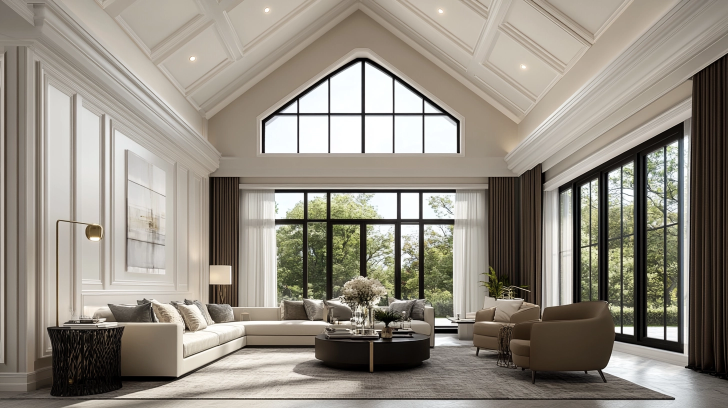
#> input picture source.webp, 1456 x 816 px (shown at 1/2 size)
$ python decay.py --input source.webp --steps 10 --seed 7
#> lines starting #> are read from the running program, lines starting #| are printed output that depends on the picture
#!/usr/bin/env python3
"""
Resonanz - Bildkette eines verklingenden Raums.

Erzeugt aus einem Eingabebild eine Kette von N Versionen. Jede Version
entsteht aus der VORHERIGEN (kumulativ), nicht aus dem Original. Pro Schritt
wird nur wenig verändert; die Summe der Schritte führt weit vom Original weg
- wie ein Echo, das mit jeder Reflexion etwas von sich verliert.

Pro Schritt werden fünf Operationen angewandt, alle mit einer Stärke, die
über die Kette leicht anwächst (ramp):
  1. Farbdrift    - Hue-Rotation, Sättigungsverlust, Kontrastabfall, Farbstich
  2. Blockversatz - einzelne Kachelblöcke rutschen um wenige Pixel
  3. Wellenwarp   - weiche sinusförmige Verschiebung des ganzen Bildes
  4. Unschärfe   - Gaußscher Weichzeichner, kleiner Radius
  5. Rauschen     - Film-artiges Korn, überwiegend luminanzbasiert

Aufruf:
    .venv/bin/python decay.py
    .venv/bin/python decay.py --input source.webp --steps 10 --seed 7
"""

import argparse
import json
import math
import shutil
from pathlib import Path

import numpy as np
from PIL import Image, ImageFilter


# --------------------------------------------------------------------------
# Hilfsfunktionen
# --------------------------------------------------------------------------

def ramp(i: int, basis: int = 10) -> float:
    """Stärkefaktor der Stufe i — hängt an der absoluten Stufennummer,
    nicht an der Länge der Kette.

    Bis zur Basisstufe wächst er linear von 0,55 auf 1,0: die späten
    Schritte greifen etwas kräftiger zu als die frühen, bleiben aber
    einzeln immer klein. Darüber hinaus wächst er nur noch gedämpft gegen
    1,3 — ein Echo wird mit der Zeit schwächer, nicht wilder.

    Dadurch ist jede Stufe dieselbe, ob die Kette nun bei 10 endet oder
    weitergeführt wird.
    """
    if i <= basis:
        return 0.55 + 0.45 * (i / basis)
    return 1.0 + 0.30 * (1.0 - math.exp(-(i - basis) / 8.0))


def hue_rotate(arr: np.ndarray, degrees: float) -> np.ndarray:
    """Farbtondrehung über die klassische YIQ-Rotationsmatrix."""
    a = math.radians(degrees)
    c, s = math.cos(a), math.sin(a)
    m = np.array([
        [0.213 + c * 0.787 - s * 0.213, 0.715 - c * 0.715 - s * 0.715, 0.072 - c * 0.072 + s * 0.928],
        [0.213 - c * 0.213 + s * 0.143, 0.715 + c * 0.285 + s * 0.140, 0.072 - c * 0.072 - s * 0.283],
        [0.213 - c * 0.213 - s * 0.787, 0.715 - c * 0.715 + s * 0.715, 0.072 + c * 0.928 + s * 0.072],
    ], dtype=np.float32)
    return arr @ m.T


def luminance(arr: np.ndarray) -> np.ndarray:
    """Helligkeitskanal (Rec. 709), Form (h, w, 1)."""
    return (arr @ np.array([0.2126, 0.7152, 0.0722], dtype=np.float32))[..., None]


def sample_bilinear(arr: np.ndarray, src_x: np.ndarray, src_y: np.ndarray) -> np.ndarray:
    """Bilineares Abtasten an beliebigen Gleitkomma-Koordinaten."""
    h, w = arr.shape[:2]
    x = np.clip(src_x, 0, w - 1.001)
    y = np.clip(src_y, 0, h - 1.001)
    x0 = np.floor(x).astype(np.int32)
    y0 = np.floor(y).astype(np.int32)
    x1, y1 = x0 + 1, y0 + 1
    fx = (x - x0)[..., None]
    fy = (y - y0)[..., None]
    top = arr[y0, x0] * (1 - fx) + arr[y0, x1] * fx
    bot = arr[y1, x0] * (1 - fx) + arr[y1, x1] * fx
    return top * (1 - fy) + bot * fy


# --------------------------------------------------------------------------
# Die fünf Operationen
# --------------------------------------------------------------------------

def op_farbdrift(arr, s, rng):
    """Farbton dreht langsam weg, Sättigung und Kontrast fallen ab,
    das Bild legt sich auf einen kühlen Erinnerungston."""
    arr = hue_rotate(arr, degrees=-2.6 * s)

    lum = luminance(arr)
    arr = lum + (arr - lum) * (1.0 - 0.055 * s)          # Sättigung fällt

    mid = 0.5
    arr = mid + (arr - mid) * (1.0 - 0.022 * s)          # Kontrast fällt

    tint = np.array([0.455, 0.470, 0.510], dtype=np.float32)  # kühles Grau
    arr = arr * (1 - 0.018 * s) + tint * (0.018 * s)
    return arr


def op_blockversatz(arr, s, rng, cols=18, rows=10, anteil=0.30):
    """Ein Teil der Kachelblöcke rutscht um wenige Pixel - das Bild
    erinnert sich stellenweise leicht falsch."""
    h, w = arr.shape[:2]
    out = arr.copy()
    max_shift = 1.0 + 4.0 * s
    bw, bh = w / cols, h / rows

    for cy in range(rows):
        for cx in range(cols):
            if rng.random() > anteil:
                continue
            x0, x1 = int(cx * bw), int((cx + 1) * bw)
            y0, y1 = int(cy * bh), int((cy + 1) * bh)
            dx = int(round(rng.uniform(-max_shift, max_shift)))
            dy = int(round(rng.uniform(-max_shift, max_shift) * 0.6))
            sx0, sx1 = np.clip([x0 + dx, x1 + dx], 0, w)
            sy0, sy1 = np.clip([y0 + dy, y1 + dy], 0, h)
            bw_i, bh_i = sx1 - sx0, sy1 - sy0
            if bw_i < 2 or bh_i < 2:
                continue
            block = arr[sy0:sy1, sx0:sx1]

            # weiche Kanten, damit keine harten Schnittlinien entstehen
            fx = np.minimum(np.arange(bw_i), np.arange(bw_i)[::-1]) / max(bw_i * 0.12, 1)
            fy = np.minimum(np.arange(bh_i), np.arange(bh_i)[::-1]) / max(bh_i * 0.12, 1)
            maske = np.clip(fy, 0, 1)[:, None] * np.clip(fx, 0, 1)[None, :]
            maske = maske[..., None] * 0.85

            ziel = out[y0:y0 + bh_i, x0:x0 + bw_i]
            out[y0:y0 + bh_i, x0:x0 + bw_i] = ziel * (1 - maske) + block * maske
    return out


def op_wellenwarp(arr, s, rng):
    """Weiche, großflächige Verschiebung - der Raum atmet aus der Form."""
    h, w = arr.shape[:2]
    yy, xx = np.meshgrid(np.arange(h, dtype=np.float32),
                         np.arange(w, dtype=np.float32), indexing="ij")

    amp_x = 0.8 + 2.6 * s
    amp_y = 0.5 + 1.7 * s
    lam_x = rng.uniform(h * 0.35, h * 0.9)
    lam_y = rng.uniform(w * 0.35, w * 0.9)
    ph_x = rng.uniform(0, 2 * math.pi)
    ph_y = rng.uniform(0, 2 * math.pi)

    dx = amp_x * np.sin(2 * math.pi * yy / lam_x + ph_x)
    dy = amp_y * np.sin(2 * math.pi * xx / lam_y + ph_y)

    # zusätzlich ein Hauch Zoom aus der Bildmitte heraus
    zoom = 1.0 + 0.0018 * s
    cx, cy = w / 2, h / 2
    return sample_bilinear(arr, cx + (xx + dx - cx) / zoom, cy + (yy + dy - cy) / zoom)


def op_unschaerfe(arr, s, rng):
    """Kleiner Gaußscher Radius - über die Kette summiert er sich."""
    radius = 0.30 + 0.60 * s
    img = Image.fromarray(np.clip(arr * 255, 0, 255).astype(np.uint8))
    img = img.filter(ImageFilter.GaussianBlur(radius=radius))
    return np.asarray(img, dtype=np.float32) / 255.0


def op_rauschen(arr, s, rng):
    """Korn: überwiegend Helligkeitsrauschen, ein Drittel Farbrauschen."""
    h, w = arr.shape[:2]
    sigma = (1.0 + 4.6 * s) / 255.0
    mono = rng.normal(0.0, sigma, size=(h, w, 1)).astype(np.float32)
    chroma = rng.normal(0.0, sigma, size=(h, w, 3)).astype(np.float32)
    return arr + mono * 0.7 + chroma * 0.3


OPERATIONEN = [
    ("farbdrift", op_farbdrift),
    ("blockversatz", op_blockversatz),
    ("wellenwarp", op_wellenwarp),
    ("unschaerfe", op_unschaerfe),
    ("rauschen", op_rauschen),
]


def schritt(arr: np.ndarray, s: float, rng) -> np.ndarray:
    for _, op in OPERATIONEN:
        arr = op(arr, s, rng)
    return np.clip(arr, 0.0, 1.0)


# --------------------------------------------------------------------------
# Hauptlauf
# --------------------------------------------------------------------------

def main():
    p = argparse.ArgumentParser(description="Resonanz - Bildkette erzeugen")
    p.add_argument("--input", default="source.webp", help="Ausgangsfoto")
    p.add_argument("--outdir", default="img", help="Zielordner")
    p.add_argument("--steps", type=int, default=10, help="Anzahl der Versionen")
    p.add_argument("--max-width", type=int, default=1600, help="Breite deckeln")
    p.add_argument("--quality", type=int, default=84, help="WebP-Qualitaet")
    p.add_argument("--basis", type=int, default=10,
                   help="Stufe, ab der die Stärke gedämpft weiterwächst")
    p.add_argument("--seed", type=int, default=7, help="Zufallssaat (reproduzierbar)")
    args = p.parse_args()

    src = Path(args.input)
    out = Path(args.outdir)
    out.mkdir(parents=True, exist_ok=True)

    img = Image.open(src).convert("RGB")
#> img is the input picture: PIL image 1456x816 RGB; mean R, G, B 147, 140.4, 129.4
    if img.width > args.max_width:
        hoehe = round(img.height * args.max_width / img.width)
        img = img.resize((args.max_width, hoehe), Image.LANCZOS)
    print(f"Quelle: {src}  {img.width}x{img.height}")
#| Quelle: source.webp  1456x816

    # Stufe 0 - das unveränderte Original, nur fürs Web aufbereitet
    ziel0 = out / "00.webp"
    img.save(ziel0, "WEBP", quality=args.quality, method=6)
    arr = np.asarray(img, dtype=np.float32) / 255.0
    vorher = arr.copy()
    original = arr.copy()

    manifest = [{
        "stufe": 0,
        "datei": ziel0.name,
        "staerke": 0.0,
        "abstand_zum_vorherigen": 0.0,
        "abstand_zum_original": 0.0,
    }]

    print(f"\n{'Stufe':>5}  {'Datei':<9} {'Stärke':>8} {'d(vorher)':>10} {'d(Original)':>12}")
    print("-" * 50)
    print(f"{0:>5}  {'00.webp':<9} {0.0:>8.2f} {0.0:>10.2f} {0.0:>12.2f}")

    for i in range(1, args.steps + 1):
        s = ramp(i, args.basis)
        rng = np.random.default_rng(args.seed + i * 1009)  # pro Stufe fest

        arr = schritt(arr, s, rng)

        datei = out / f"{i:02d}.webp"
        Image.fromarray((arr * 255 + 0.5).astype(np.uint8)).save(
            datei, "WEBP", quality=args.quality, method=6)

        d_vorher = float(np.abs(arr - vorher).mean() * 255)
        d_orig = float(np.abs(arr - original).mean() * 255)
        manifest.append({
            "stufe": i,
            "datei": datei.name,
            "staerke": round(s, 3),
            "abstand_zum_vorherigen": round(d_vorher, 2),
            "abstand_zum_original": round(d_orig, 2),
        })
        print(f"{i:>5}  {datei.name:<9} {s:>8.2f} {d_vorher:>10.2f} {d_orig:>12.2f}")
        vorher = arr.copy()
#> this loop made 10 passes
#> (d_vorher, d_orig) on passes 1 to 10: (12.43, 12.43), (10.48, 15.27), (9.58, 15.9), (9.39, 18.56), (8.61, 21.12), (8.86, 23.82), (8.56, 26.06), (8.27, 27.24), (8.19, 28.81), (8.16, 31.15)
#|     1  01.webp       0.60      12.43        12.43
#|     2  02.webp       0.64      10.48        15.27
#|     3  03.webp       0.69       9.58        15.90
#|     4  04.webp       0.73       9.39        18.56
#|     5  05.webp       0.78       8.61        21.12
#|     6  06.webp       0.82       8.86        23.82
#|     7  07.webp       0.86       8.56        26.06
#|     8  08.webp       0.91       8.27        27.24
#> (further printed lines are left out)
#> pass 1, in op_farbdrift, `lum = luminance(arr)`:
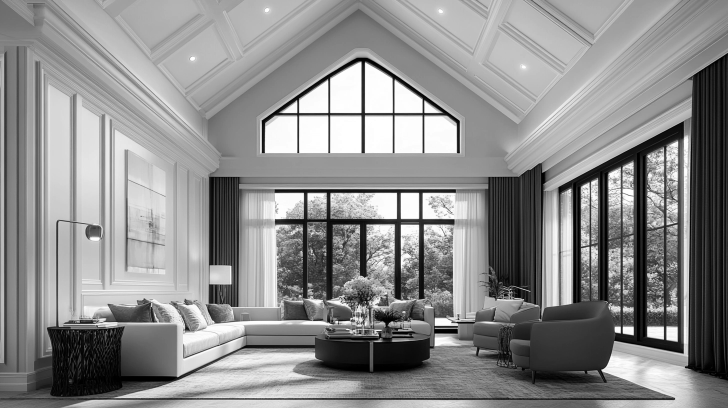
#> lum: shape (816, 1456, 1) float32 (shown at 1/2 size); min 0, max 1, mean 0.553
#> after the loop:
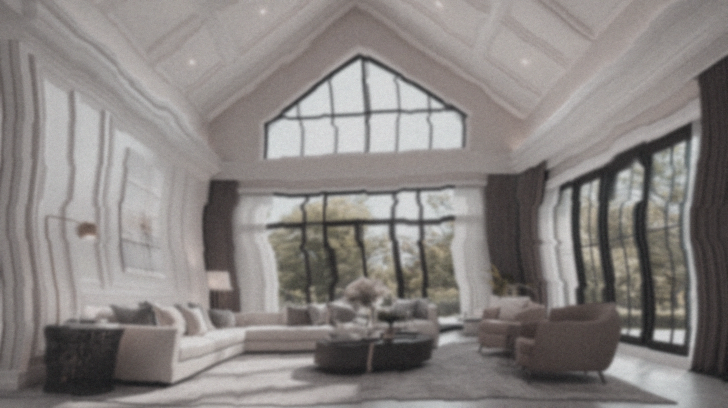
#> arr: shape (816, 1456, 3) float32 (shown at 1/2 size); mean R, G, B 0.535, 0.516, 0.508
#> after the loop, manifest = 11 items

    daten = {"quelle": src.name,
             "ordner": out.as_posix(),
             "breite": img.width, "hoehe": img.height,
             "stufen": manifest}
    (out / "manifest.json").write_text(
        json.dumps(daten, indent=2, ensure_ascii=False), encoding="utf-8")

    # Zusätzlich als JS-Datei, damit die Website auch ohne Server (file://)
    # an die Stufendaten kommt - fetch() wäre dort durch CORS blockiert.
    (out / "stufen.js").write_text(
        "// automatisch erzeugt von decay.py - nicht von Hand ändern\n"
        "window.RESONANZ = " + json.dumps(daten, indent=2, ensure_ascii=False) + ";\n",
        encoding="utf-8")

    print(f"\n{args.steps + 1} Bilder + manifest.json + stufen.js in {out}/")
    print("d = mittlere Abweichung pro Farbkanal in 0-255-Stufen.")


if __name__ == "__main__":
    main()
